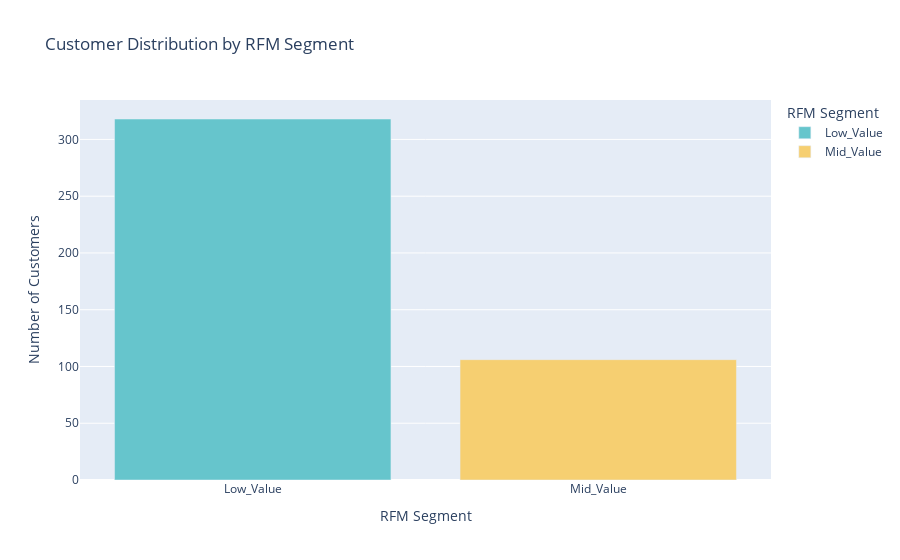

The notebook cell saved with this chart:
### Code cell
# Count the number of customers in each RFM segment
rfm_segment_count = rfm['RFM_Segment_Label'].value_counts().reset_index()

rfm_segment_count.columns = ['RFM_Segment_Label', 'Count']

fig = px.bar(rfm_segment_count,
             x='RFM_Segment_Label', y='Count',
             title='Customer Distribution by RFM Segment',
             labels={'RFM_Segment_Label': 'RFM Segment', 'Count': 'Number of Customers'},
             color='RFM_Segment_Label',
             color_discrete_sequence=px.colors.qualitative.Pastel)

fig.show()

### Figure 1 — Plotly figure (JSON) as saved in the notebook; plotly's stock layout.template omitted (floating-point values rounded to 4 significant figures)
{"data": [{"alignmentgroup": "True", "hovertemplate": "RFM Segment=%{x}<br>Number of Customers=%{y}<extra></extra>", "legendgroup": "Low_Value", "marker": {"color": "rgb(102, 197, 204)", "pattern": {"shape": ""}}, "name": "Low_Value", "offsetgroup": "Low_Value", "orientation": "v", "showlegend": true, "textposition": "auto", "type": "bar", "x": ["Low_Value"], "xaxis": "x", "y": [318], "yaxis": "y"}, {"alignmentgroup": "True", "hovertemplate": "RFM Segment=%{x}<br>Number of Customers=%{y}<extra></extra>", "legendgroup": "Mid_Value", "marker": {"color": "rgb(246, 207, 113)", "pattern": {"shape": ""}}, "name": "Mid_Value", "offsetgroup": "Mid_Value", "orientation": "v", "showlegend": true, "textposition": "auto", "type": "bar", "x": ["Mid_Value"], "xaxis": "x", "y": [106], "yaxis": "y"}], "layout": {"barmode": "relative", "legend": {"title": {"text": "RFM Segment"}, "tracegroupgap": 0}, "title": {"text": "Customer Distribution by RFM Segment"}, "xaxis": {"anchor": "y", "categoryarray": ["Low_Value", "Mid_Value"], "categoryorder": "array", "domain": [0, 1], "title": {"text": "RFM Segment"}}, "yaxis": {"anchor": "x", "domain": [0, 1], "title": {"text": "Number of Customers"}}}}
